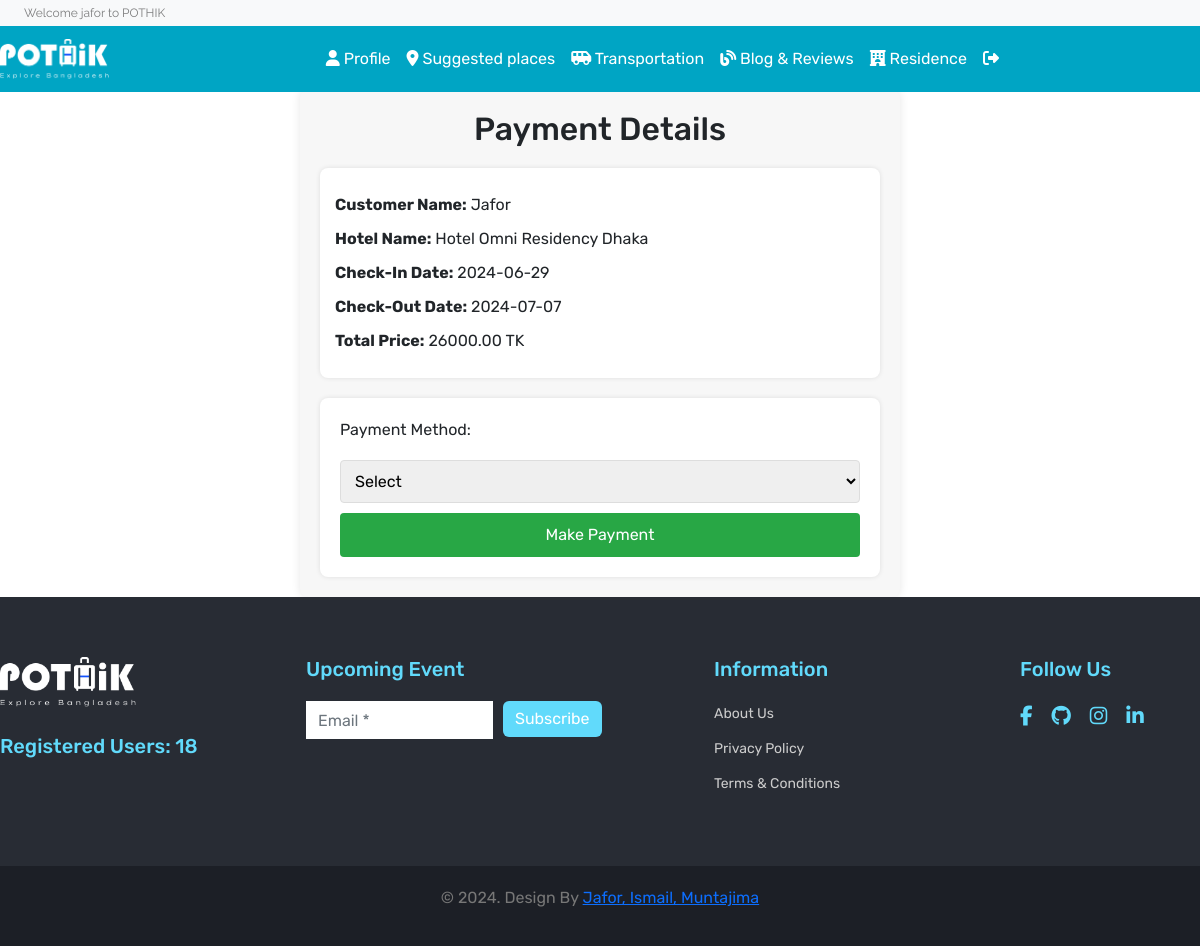
Screenshot of /paymenthotel.php?reservation_id=51 (signed in) with the database file from the repository.
### tables this page shows
CREATE TABLE `users` (
  `user_id` int(11) NOT NULL,
  `user_name` varchar(50) NOT NULL,
  `email` varchar(50) NOT NULL,
  `password` varchar(50) DEFAULT NULL,
  `number` text NOT NULL,
  `Fplace` varchar(20) NOT NULL,
  `address` varchar(50) NOT NULL,
  `verification_code` varchar(255) NOT NULL,
  `is_verify` int(10) NOT NULL DEFAULT 0
);

CREATE TABLE `reservations` (
  `reservation_id` int(11) NOT NULL,
  `user_id` int(255) NOT NULL,
  `hotel_id` int(255) NOT NULL,
  `check_in_date` date NOT NULL,
  `check_out_date` date NOT NULL,
  `total_price` decimal(10,2) NOT NULL
);

CREATE TABLE `hotel` (
  `hotel_id` int(255) NOT NULL,
  `name` varchar(255) NOT NULL,
  `location` varchar(255) NOT NULL,
  `availability_status` varchar(255) NOT NULL,
  `description` text NOT NULL,
  `rating` decimal(10,1) NOT NULL,
  `image_path` varchar(255) NOT NULL,
  `price` decimal(10,2) NOT NULL
);

### database/functions.php (called while the page is built, shortened)
<?php
function check_login($con)
{
	if(isset($_SESSION['user_id']))
	{
		$id = $_SESSION['user_id'];
		$query = "select * from users where user_id = '$id' limit 1";
		$result = mysqli_query($con,$query);
		if($result && mysqli_num_rows($result) > 0)
		{
			$user_data = mysqli_fetch_assoc($result);
			return $user_data;
		}
	}
	die;
}

### paymenthotel.php (the view, shortened to what this page needs)
<?php
include("header.php");
?>
<!DOCTYPE html>
<html lang="en">
<head>
</head>
<body>
<?php
if (isset($_GET['reservation_id'])) {
    $reservationId = intval($_GET['reservation_id']);
    $query = "SELECT
    reservations.*,
    hotel.name,
    hotel.price,
    users.user_name
FROM
    reservations
JOIN
    hotel
ON
    reservations.hotel_id = hotel.hotel_id
JOIN
    users
ON
    reservations.user_id = users.user_id
WHERE
    reservations.reservation_id = ?;";
    $stmt = $con->prepare($query);
    $stmt->bind_param("i", $reservationId);
    $stmt->execute();
    $result = $stmt->get_result();
    if ($result && $result->num_rows > 0) {
        $reservation = $result->fetch_assoc();
        $hotelName = $reservation['name'];
        $totalPrice = $reservation['total_price'];
        $checkIn = $reservation['check_in_date'];
        $checkOut = $reservation['check_out_date'];
        $user_name = $reservation['user_name'];
        echo "<div class='containe text-capitalize'>";
        echo "<h2>Payment Details</h2>";
        echo "<div class='details'>";
        echo "<p><b>Customer Name:</b> $user_name</p>";
        echo "<p><b>Hotel Name:</b> $hotelName</p>";
        echo "<p><b>Check-in Date:</b> $checkIn</p>";
        echo "<p><b>Check-out Date:</b> $checkOut</p>";
        echo "<p><b>Total Price:</b> $totalPrice TK</p>";
        echo "</div>";
        echo "<form id='payment_form' action='gpdf_pdf.php' method='post' class='payment-form'>";
        echo "<label for='payment_method'>Payment Method:</label>";
        echo "<select id='payment_method' name='payment_method' required class='payment-method-select'>";
        echo "<option value='' selected disabled>Select</option>";
        echo "</select>";
        echo "<input type='submit' value='Make Payment' class='payment-submit-btn'>";
        echo "</form>";
        echo "</div>";
    } else {
        echo "Reservation not found.";
    }
} else {
    echo "Invalid request.";
}
include("footer.php");
?>
</body>
</html>

### header.php (shortened to what this page needs)
<?php
include ("database/connection.php");
include ("database/functions.php");
$user_data = check_login($con);
?>
<!DOCTYPE html>
<html lang="en">
<head>
    <link href="https://cdn.jsdelivr.net/npm/bootstrap@5.2.1/dist/css/bootstrap.min.css" rel="stylesheet"
>
    <link rel="stylesheet" href="https://stackpath.bootstrapcdn.com/bootstrap/4.4.1/css/bootstrap.min.css"
>
    <link rel="stylesheet" href="https://cdnjs.cloudflare.com/ajax/libs/OwlCarousel2/2.3.4/assets/owl.carousel.min.css"
 />
    <link rel="stylesheet"
        href="https://cdnjs.cloudflare.com/ajax/libs/OwlCarousel2/2.3.4/assets/owl.theme.default.min.css"
 />
    <link rel="stylesheet" href="https://cdnjs.cloudflare.com/ajax/libs/font-awesome/5.13.0/css/all.min.css"
 />
    <link rel="stylesheet" href="https://cdnjs.cloudflare.com/ajax/libs/font-awesome/6.2.1/css/all.min.css">
    <link href="https://cdn.jsdelivr.net/npm/bootstrap@5.2.3/dist/css/bootstrap.min.css" rel="stylesheet"
>
    <link href="https://cdn.jsdelivr.net/npm/bootstrap@5.2.0-beta1/dist/css/bootstrap.min.css" rel="stylesheet"
>
    <link rel="stylesheet" href="style.css">
    <?php
    require ('functions.php');
    ?>
</head>
<body>
    <header id="header" class="fixed-top">
        <div class="strip d-flex justify-content-between px-4 py-1 bg-light shadow-sm">
            <p class="font-rale font-size-12 text-black-50 m-0 welcome-text">
                Welcome <?php echo $user_data['user_name']; ?> to POTHIK
            </p>
        </div>
        <nav class="navbar navbar-expand-lg navbar-dark color-second-bg">
            <a class="navbar-brand" href="./index.php">
                <img src="assets/icons/pothik 2.png" alt="POTHIK Logo" height="40px" class="animated-logo">
            </a>
            <div class="collapse navbar-collapse" id="navbarNav">
                <ul class="navbar-nav m-auto font-rubik">
                <li class="nav-item active">
                        <a class="nav-link text-capitalize hover-effect" href="./profile.php">
                        <i class="fa-solid fa-user"></i> profile
                        </a>
                    </li>
                    <li class="nav-item active">
                        <a class="nav-link hover-effect" href="./sugPlace.php"><i class="fa-solid fa-location-dot"></i>
                            Suggested places</a>
                    </li>
                    <li class="nav-item active">
                        <a class="nav-link hover-effect" href="./bus.php"><i class="fa-solid fa-van-shuttle"></i>
                            Transportation</a>
                    </li>
                    <li class="nav-item active">
                        <a class="nav-link hover-effect" href="./blog.php"><i class="fa-solid fa-blog"></i> Blog &
                            Reviews</a>
                    </li>
                    <li class="nav-item active">
                        <a class="nav-link hover-effect" href="./home.php"><i class="fa-solid fa-hotel"></i>
                            Residence</a>
                    </li>
                    <li class="nav-item active">
                        <a class="nav-link text-capitalize hover-effect" href="./logout.php">
                        <i class="fa-solid fa-right-from-bracket"></i>
                        </a>
                    </li>
                </ul>
            </div>
        </nav>
    </header>
</body>

### style.css (style rules this page uses)
.font-rale { font-family: "Raleway", cursive; }
.font-rubik { font-family: "Rubik", cursive; }
.font-size-12 { font-size: 12px; }
.color-second-bg { background: #00A5C4; }

### header.php (style rules this page uses)
body { font-family: 'Rubik', sans-serif; padding-top: 90px; }
.fixed-top { position: fixed; top: 0; width: 100%; z-index: 1030; }
.hover-effect { position: relative; color: white; transition: color 0.3s ease-in-out, transform 0.3s ease-in-out; }
.hover-effect::after { content: ''; position: absolute; width: 0%; height: 2px; background-color: #fff; left: 50%; bottom: -5px; transition: width 0.3s ease-in-out, left 0.3s ease-in-out; }
.navbar { transition: background-color 0.5s ease, box-shadow 0.5s ease; }
.animated-logo { animation: logo-pulse 3s infinite; }
.collapse { animation: slide-in 0.5s ease; }
.welcome-text { animation: text-fade-in 2s ease; }

### paymenthotel.php (style rules this page uses)
.containe { max-width: 600px; margin: auto; padding: 20px; background-color: #f7f7f7; border-radius: 8px; box-shadow: 0 0 10px rgba(0,0,0,0.1); }
h2 { text-align: center; margin-bottom: 20px; }
.details { background-color: #ffffff; padding: 15px; border-radius: 8px; margin-bottom: 20px; box-shadow: 0 0 5px rgba(0,0,0,0.1); }
.details p { margin: 10px 0; font-size: 16px; }
.payment-form { background-color: #ffffff; padding: 20px; border-radius: 8px; box-shadow: 0 0 5px rgba(0,0,0,0.1); }
.payment-method-select, .payment-input { width: 100%; padding: 10px; margin: 10px 0; border: 1px solid #ddd; border-radius: 4px; }
.payment-submit-btn { width: 100%; padding: 10px; background-color: #28a745; color: white; border: none; border-radius: 4px; cursor: pointer; font-size: 16px; }

### rows the page displays
users: user_name "jafor"
reservations: user.user_name "Jafor", hotel.name "Hotel Omni Residency Dhaka", check_in_date "2024-06-29", check_out_date "2024-07-07", total_price "26000.00"

### other values shown
$total_users "18"
